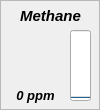
  <widget class="QFrame" name="frame_14">
   <property name="geometry">
    <rect>
     <x>230</x>
     <y>370</y>
     <width>100</width>
     <height>110</height>
    </rect>
   </property>
   <property name="minimumSize">
    <size>
     <width>100</width>
     <height>110</height>
    </size>
   </property>
   <property name="maximumSize">
    <size>
     <width>100</width>
     <height>110</height>
    </size>
   </property>
   <property name="toolTip">
    <string>&lt;html&gt;
&lt;head/&gt;
&lt;body&gt;
&lt;p&gt;
&lt;span style=&quot; font-weight:600; font-style:italic;&quot;&gt;(MQ-4) Methane&lt;/span&gt;
&lt;/p&gt;
&lt;p&gt;
&lt;/p&gt;
&lt;/body&gt;
&lt;/html&gt;</string>
   </property>
   <property name="toolTipDuration">
    <number>4000</number>
   </property>
   <property name="frameShape">
    <enum>QFrame::StyledPanel</enum>
   </property>
   <property name="frameShadow">
    <enum>QFrame::Plain</enum>
   </property>
   <widget class="QLabel" name="label_15">
    <property name="geometry">
     <rect>
      <x>0</x>
      <y>0</y>
      <width>101</width>
      <height>31</height>
     </rect>
    </property>
    <property name="font">
     <font>
      <pointsize>11</pointsize>
      <weight>75</weight>
      <italic>true</italic>
      <bold>true</bold>
      <underline>false</underline>
     </font>
    </property>
    <property name="text">
     <string>Methane</string>
    </property>
    <property name="alignment">
     <set>Qt::AlignCenter</set>
    </property>
   </widget>
   <widget class="QLabel" name="label_ch15">
    <property name="geometry">
     <rect>
      <x>0</x>
      <y>80</y>
      <width>71</width>
      <height>31</height>
     </rect>
    </property>
    <property name="font">
     <font>
      <pointsize>10</pointsize>
      <weight>75</weight>
      <italic>true</italic>
      <bold>true</bold>
     </font>
    </property>
    <property name="text">
     <string>0 ppm</string>
    </property>
    <property name="alignment">
     <set>Qt::AlignCenter</set>
    </property>
   </widget>
   <widget class="QProgressBar" name="progressBar_ch15">
    <property name="geometry">
     <rect>
      <x>70</x>
      <y>30</y>
      <width>21</width>
      <height>71</height>
     </rect>
    </property>
    <property name="sizePolicy">
     <sizepolicy hsizetype="Fixed" vsizetype="Expanding">
      <horstretch>0</horstretch>
      <verstretch>0</verstretch>
     </sizepolicy>
    </property>
    <property name="maximum">
     <number>5000</number>
    </property>
    <property name="value">
     <number>0</number>
    </property>
    <property name="alignment">
     <set>Qt::AlignCenter</set>
    </property>
    <property name="textVisible">
     <bool>false</bool>
    </property>
    <property name="orientation">
     <enum>Qt::Vertical</enum>
    </property>
    <property name="invertedAppearance">
     <bool>false</bool>
    </property>
    <property name="textDirection">
     <enum>QProgressBar::TopToBottom</enum>
    </property>
   </widget>
   <widget class="QLabel" name="icon_ch15">
    <property name="geometry">
     <rect>
      <x>10</x>
      <y>30</y>
      <width>51</width>
      <height>51</height>
     </rect>
    </property>
    <property name="text">
     <string/>
    </property>
    <property name="pixmap">
     <pixmap resource="resources.qrc">:/resources/img/resources/img/Methane.png</pixmap>
    </property>
    <property name="scaledContents">
     <bool>true</bool>
    </property>
   </widget>
  </widget>
